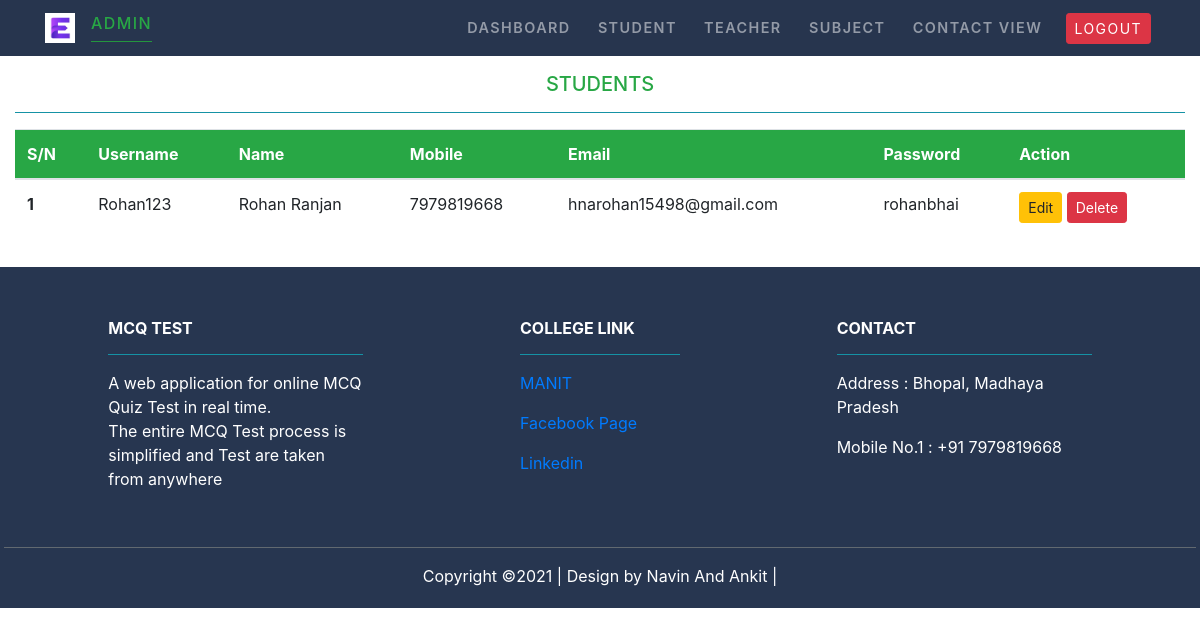
/Adminstudent/, run on the app's committed database.
### Student/models.py (models this page shows, shortened)
class Student(models.Model):
    username=models.CharField(max_length=20, unique=True)
    name=models.CharField(max_length=50)
    email=models.EmailField(max_length=100)
    mobile= models.CharField(max_length=11)
    password=models.CharField(max_length=30)

### MCQ_Test/views.py (the view)
# urls.py: path('Adminstudent/', views.admin_student,name="adminstudent"),
def admin_student(request):
    st=Student.objects.all()
    return render(request,'MCQ_Test/adminstudent.html',{'stu':st})

### MCQ_Test/templates/MCQ_Test/adminstudent.html (shortened to what this page needs)
{% extends 'MCQ_Test/adminbase.html' %}
{% load static %}
{% block content %}
<div class="py-3">
<div class=" container-fluid">
<div class="text-center text-success">
<h5>STUDENTS</h5>
<hr class="bg-info">
</div>
{% if stu %}
<table class="table">
  <thead class="bg-success text-white">
    <tr>
      <th scope="col">S/N</th>
      <th scope="col">Username</th>
      <th scope="col">Name</th>
      <th scope="col">Mobile</th>
      <th scope="col">Email</th>
      <th scope="col">Password</th>
      <th scope="col">Action</th>
    </tr>
  </thead>
  <tbody>
  {% for s in  stu %}
    <tr>
      <th scope="row">{{s.id}}</th>
      <td>{{s.username}}</td>
      <td>{{s.name}}</td>
      <td>{{s.mobile}}</td>
      <td>{{s.email}}</td>
      <td>{{s.password}}</td>
      <td>
          <a href="{% url 'editstudent' s.id %}" class='btn btn-warning btn-sm'>Edit</a>
          <form action="{% url 'deletestudent' s.id %}" method="POST" class='d-inline'>
            <input type="submit" class="btn btn-danger btn-sm" value="Delete">
          </form>
      </td>
    </tr>
  {% endfor %}
  </tbody>
</table>
{% endif %}
</div>
</div>
{% endblock content %}

### data on the page
Student: id "1", username "Rohan123", name "Rohan Ranjan", mobile "7979819668", email "hnarohan15498@gmail.com", password "rohanbhai"
